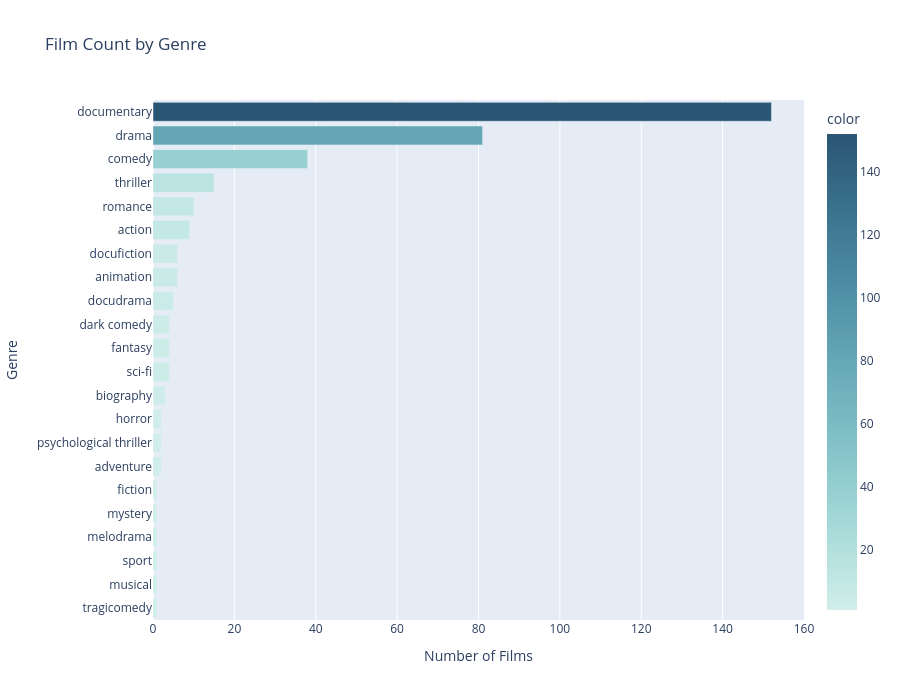

Source (notebook cell):
### Markdown cell above
## 5. Genre Analysis

Since a film can belong to multiple genres (pipe-separated values), we explode the genre column to analyze each genre independently.

### Code cell
# Explode genres (pipe-separated)
genres = (
    df['genre']
    .dropna()
    .str.split('|')
    .explode()
    .astype('string')
    .str.strip()
)
genre_counts = genres.value_counts()

fig = px.bar(
    x=genre_counts.values,
    y=genre_counts.index,
    orientation='h',
    title='Film Count by Genre',
    labels={'x': 'Number of Films', 'y': 'Genre'},
    color=genre_counts.values,
    color_continuous_scale='Teal'
)
fig.update_layout(
    yaxis={'categoryorder': 'total ascending'},
    height=700
)
fig.show()

### Figure 1 — Plotly figure (JSON) as saved in the notebook; plotly's stock layout.template omitted (floating-point values rounded to 4 significant figures)
{"data": [{"hovertemplate": "Number of Films=%{x}<br>Genre=%{y}<br>color=%{marker.color}<extra></extra>", "legendgroup": "", "marker": {"color": [152, 81, 38, 15, 10, 9, 6, 6, 5, 4, 4, 4, 3, 2, 2, 2, 1, 1, 1, 1, 1, 1], "coloraxis": "coloraxis", "pattern": {"shape": ""}}, "name": "", "orientation": "h", "showlegend": false, "textposition": "auto", "type": "bar", "x": [152, 81, 38, 15, 10, 9, 6, 6, 5, 4, 4, 4, 3, 2, 2, 2, 1, 1, 1, 1, 1, 1], "xaxis": "x", "y": ["documentary", "drama", "comedy", "thriller", "romance", "action", "animation", "docufiction", "docudrama", "sci-fi", "fantasy", "dark comedy", "biography", "adventure", "psychological thriller", "horror", "tragicomedy", "musical", "sport", "melodrama", "mystery", "fiction"], "yaxis": "y"}], "layout": {"barmode": "relative", "coloraxis": {"autocolorscale": false, "colorbar": {"title": {"text": "color"}}, "colorscale": [[0, "rgb(209, 238, 234)"], [0.1667, "rgb(168, 219, 217)"], [0.3333, "rgb(133, 196, 201)"], [0.5, "rgb(104, 171, 184)"], [0.6667, "rgb(79, 144, 166)"], [0.8333, "rgb(59, 115, 143)"], [1, "rgb(42, 86, 116)"]]}, "height": 700, "legend": {"tracegroupgap": 0}, "title": {"text": "Film Count by Genre"}, "xaxis": {"anchor": "y", "domain": [0, 1], "title": {"text": "Number of Films"}}, "yaxis": {"anchor": "x", "categoryorder": "total ascending", "domain": [0, 1], "title": {"text": "Genre"}}}}
